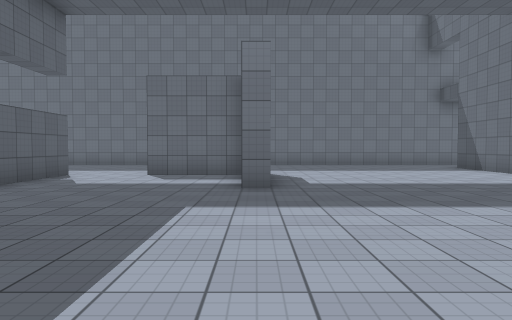
View 1 (above)

24 first-person views from a walk through a Unity game level. The camera is 1.4 m above the floor, tilts 2° down and sees 70° across. The floor is counted in squares, 2 m on a side. Each view is taken from the middle of a square. On the plan, view 1 faces up. The plan holds only what a view shows up to about 11 squares ahead; the rest is blank. The place goes on beyond the plan. The player character is not drawn. Some animated figures are not drawn. Surface patterns are stand-ins for the level's own textures.

View 2
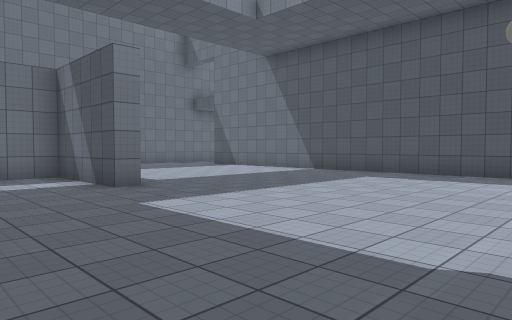

View 3
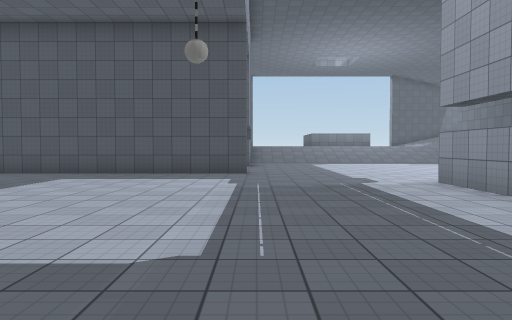

View 4
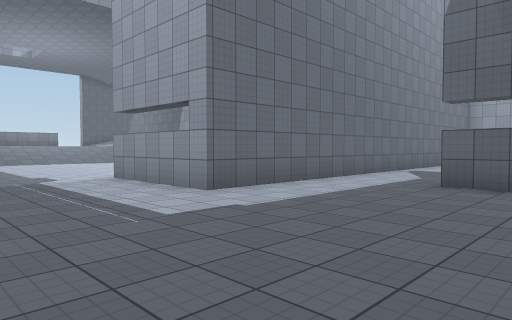

View 5
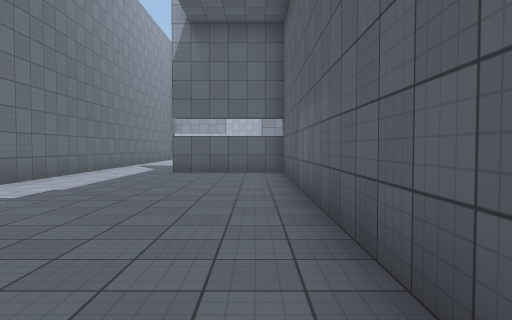

View 6
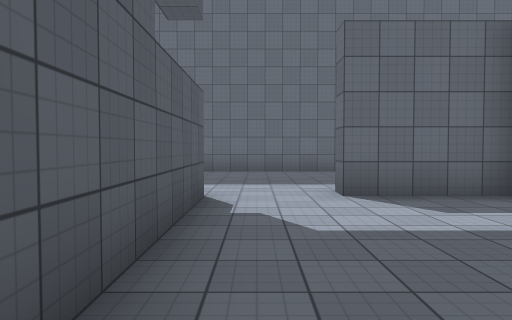

View 7
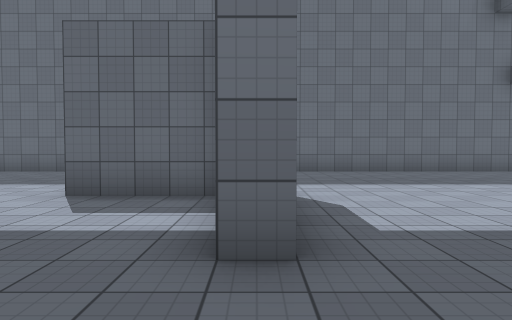

View 8
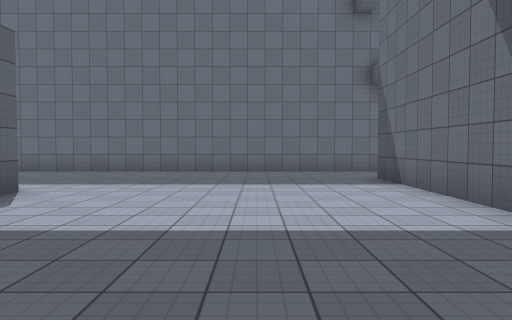

View 9
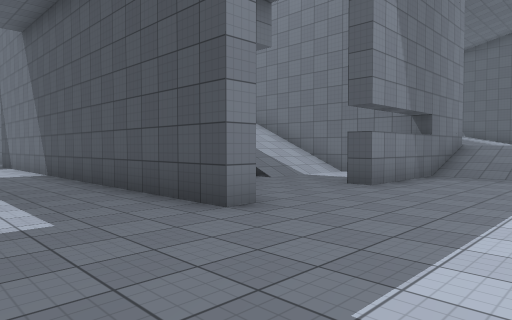

View 10
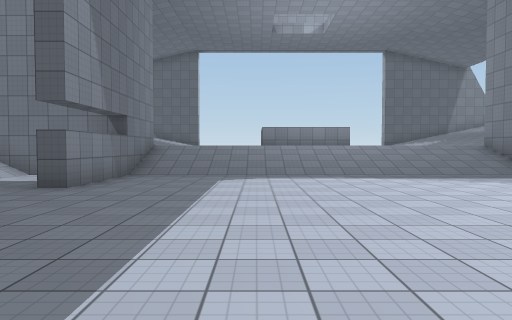

View 11
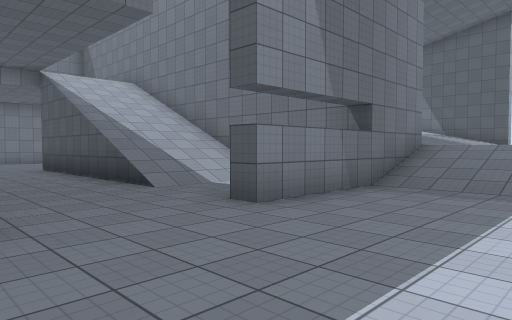

View 12
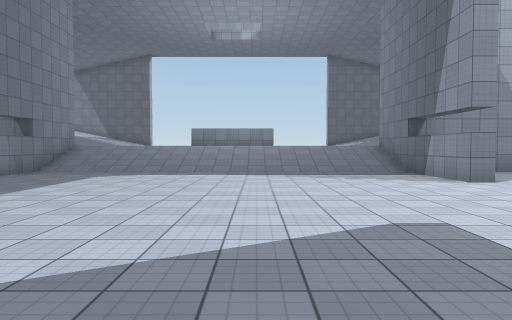

View 13
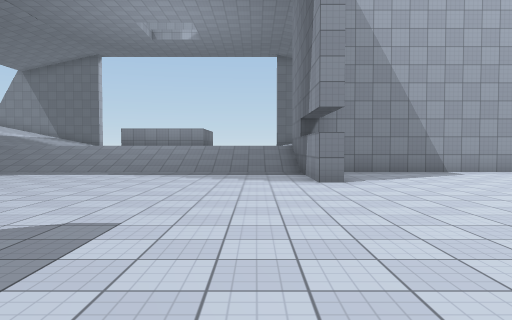

View 14
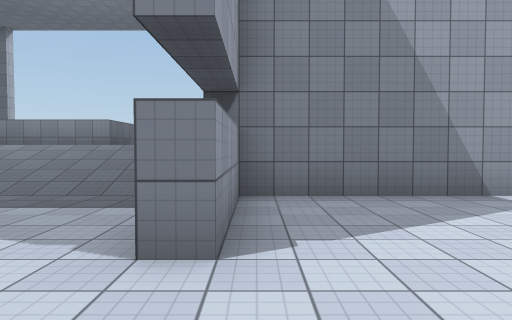

View 15
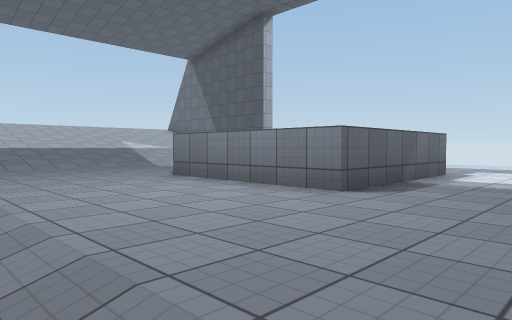

View 16
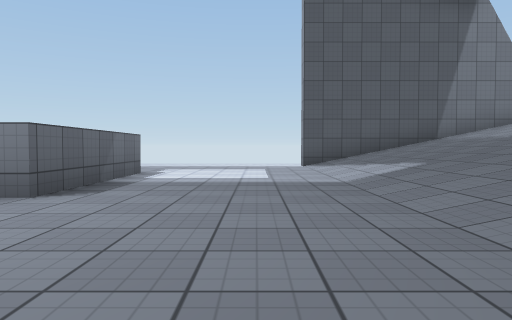

View 17
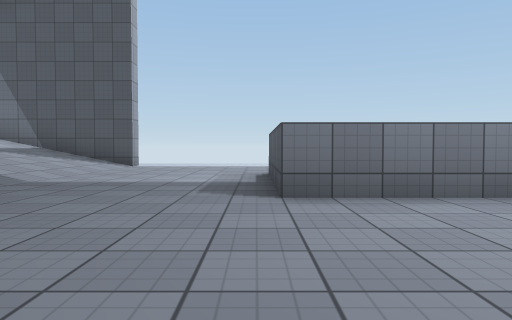

View 18
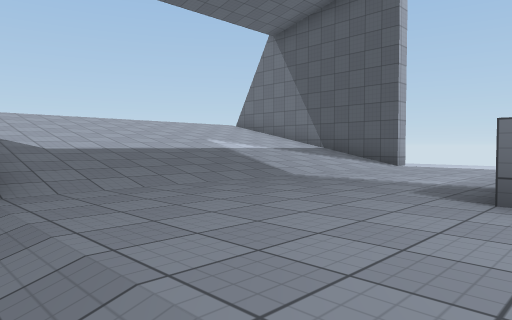

View 19
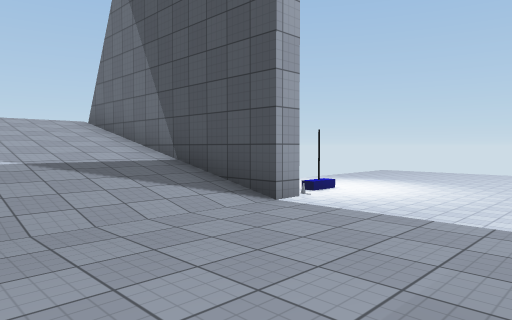

View 20
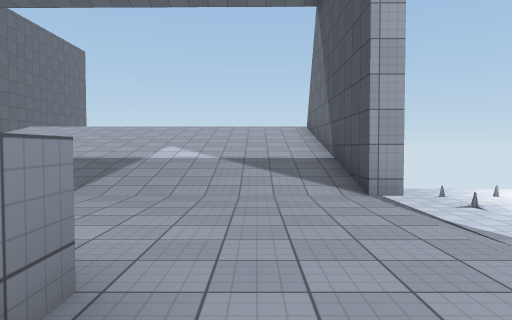

View 21
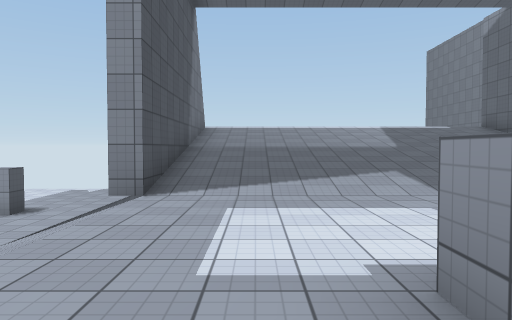

View 22
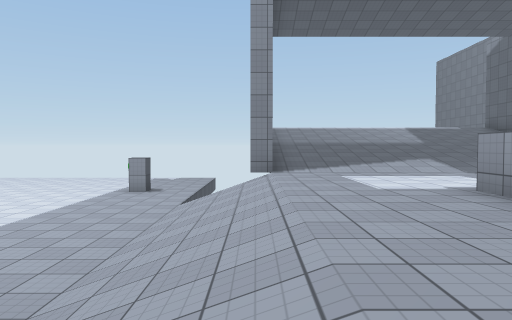

View 23
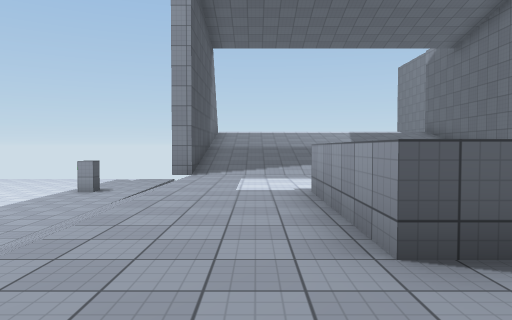

View 24
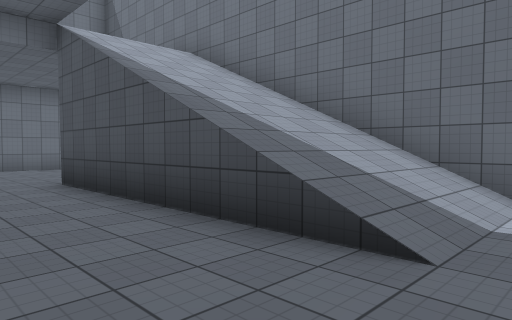

### Floor plan
Key: @ floor where view 1 was taken; # wall or solid block; . main floor; : floor 1.5 m higher than the main floor; / step, stairs or slope; ^ raised ledge.
Columns run from 7 left of view 1 to 29 right of it. Each row starts with its distance up from view 1.
 15 ###################
 14 ...............  ..
 13  ..............  ..
 12  .............#  ..
 11   ............#  ..
 10   ...###......# ..   #
  9   #....#......# .////#
  8   #....#......# ..///#
  7   #....#......# .////#          #
  6   #...........# .////#  ////////# ...
  5   #...........#..////#  ////////# ./.
  4    ...........#..////# /////////# ./.
  3    ...........#..////# /////////# ...
  2   #...........#......# /////////# ...
  1   #...........#...#####/////////# . .
  0   #....@.............//::::::::://.
 -1   #..................//::::::::://
 -2   #..................//:::::::::/
 -3   #..................//:::::::::/
 -4   #.....####.........//:::^^^^:://
 -5   #.....#  ..........//:::^  ^:://.
 -6   #.....# ...........//:::^^^^:://..
 -7   ####..#  ..........//::::::::://...
 -8       ..#  ..........//::::::::://...
 -9       ..# ...........//::::::::://...
-10       ..#  .......####/::::::::://...
-11        .#   .........## ////////# ...
-12               .......##   //////# ...
-13                ......#    //////# .#.

Where each view was taken, in squares from view 1:
view 1: 0 up, 0 right, facing up
view 2: 0 up, 3 left, facing up-right
view 3: 0 up, 3 left, facing right
view 4: 0 up, 4 left, facing down-right
view 5: 3 up, 4 left, facing down
view 6: 4 up, 4 left, facing up
view 7: 4 up, 0 right, facing up
view 8: 4 up, 4 right, facing up
view 9: 3 down, 4 right, facing up-right
view 10: 3 down, 4 right, facing right
view 11: 3 down, 7 right, facing up-right
view 12: 6 down, 3 right, facing right
view 13: 9 down, 3 right, facing right
view 14: 11 down, 8 right, facing right
view 15: 9 down, 15 right, facing up-right
view 16: 9 down, 15 right, facing right
view 17: 3 down, 15 right, facing right
view 18: 4 down, 15 right, facing up-right
view 19: 3 down, 21 right, facing up-right
view 20: 5 down, 23 right, facing up
view 21: 5 down, 23 right, facing down
view 22: 2 down, 25 right, facing down
view 23: 1 down, 23 right, facing down
view 24: 2 up, 8 right, facing up-right
